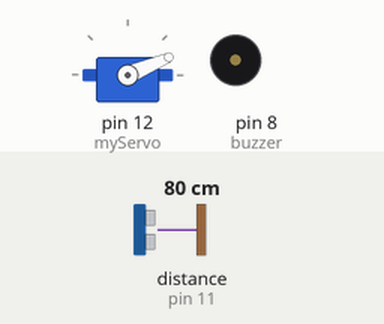
The sketch below on a simulated Arduino Uno, built with avr-gcc and run on an emulated ATmega328P. Shown: servo, buzzer (waves = sounding, pin HIGH). Wiring (inferred from the names in the program): ultrasonic range finder: trigger pin 10; echo pin 11. Inputs (shaded band) come from the test bench; at power-on: distance to the obstacle (sensor on pin 11) 80 cm. The echo pulse lasts 58.3 µs per cm; the RemoteXY app is connected; pins used as bus, display or sensor lines are not drawn; what the sketch prints to the serial monitor is not drawn.

Above: at 1.2 s.
1.3 s: distance to the obstacle (sensor on pin 11) set to 13 cm
4.3 s: distance to the obstacle (sensor on pin 11) set to 10 cm
At 4.61 s:
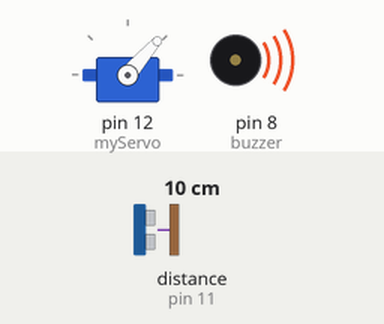
7.3 s: distance to the obstacle (sensor on pin 11) set to 18 cm
At 7.5 s:
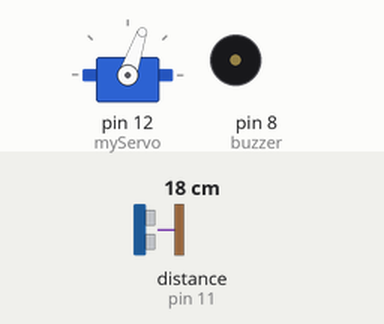
10.3 s: distance to the obstacle (sensor on pin 11) set to 2 cm
At 10.53 s:
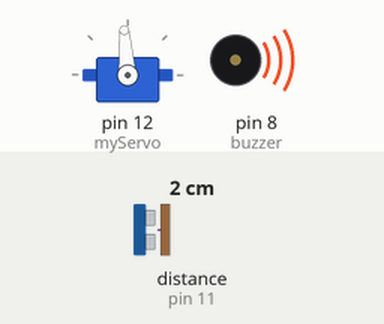
13.3 s: distance to the obstacle (sensor on pin 11) set to 35 cm
At 13.55 s:
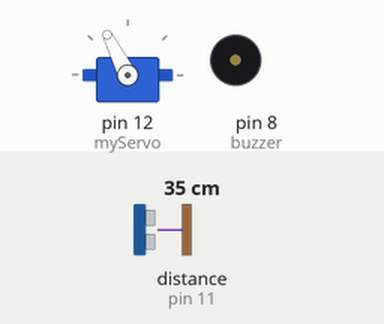
16.3 s: distance to the obstacle (sensor on pin 11) set to 250 cm
Timing chart, 0 to 20.3 s (numbered marks = the images above; inputs shaded):
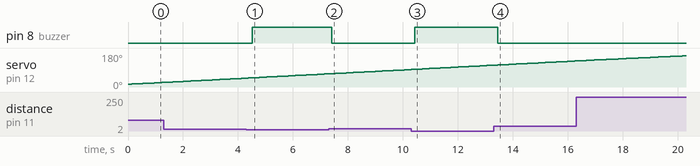

The sketch:

radar_arduino.ino
```cpp
#define REMOTEXY_MODE__ESP8266_HARDSERIAL_POINT

#include <RemoteXY.h>
#include <Servo.h>

#define REMOTEXY_SERIAL Serial
#define REMOTEXY_SERIAL_SPEED 115200
#define REMOTEXY_WIFI_SSID "RemoteXY"
#define REMOTEXY_WIFI_PASSWORD "12345678"
#define REMOTEXY_SERVER_PORT 6377

#pragma pack(push, 1)
uint8_t RemoteXY_CONF[] =
  { 255,0,0,11,0,28,0,8,177,0,
  67,4,36,29,20,5,2,26,11,129,
  0,8,29,18,6,17,68,105,115,116,
  97,110,99,101,0 };

struct {

  char text_1[11];  // string UTF8 end zero

  uint8_t connect_flag;  // =1 if wire connected, else =0

} RemoteXY;
#pragma pack(pop)

const int trigPin = 10;
const int echoPin = 11;
const int buzzer = 8;

long duration;
int distance;
Servo myServo;
void setup() {
  RemoteXY_Init ();
  Serial.begin(115200);
  pinMode(trigPin, OUTPUT);
  pinMode(echoPin, INPUT);
  pinMode(buzzer, OUTPUT);
  myServo.attach(12);
}
void loop() {
  RemoteXY_Handler ();
  for(int i=15;i<=165;i++){
  myServo.write(i);
  delay(30);
  distance = calculateDistance();

  int dist = digitalRead(10);
  delay(100);
  dtostrf(dist, 0, 1, RemoteXY.text_1); // result: distance

  if(distance <= 10){
    digitalWrite(buzzer, HIGH);
   }
   else{
    digitalWrite(buzzer, LOW);
   }

  Serial.print(i); // Sends the current degree into the Serial Port
  Serial.print(","); // Sends addition character right next to the previous value needed later in the Processing IDE for indexing
  Serial.print(distance); // Sends the distance value into the Serial Port
  Serial.print("."); // Sends addition character right next to the previous value needed later in the Processing IDE for indexing
  }

  for(int i=165;i>15;i--){
  myServo.write(i);
  delay(30);
  distance = calculateDistance();

  int dist = digitalRead(10);
  delay(100);
  dtostrf(dist, 0, 1, RemoteXY.text_1);

  if(distance <= 10){
    digitalWrite(buzzer, HIGH);
   }
   else{
    digitalWrite(buzzer, LOW);
   }

  Serial.print(i);
  Serial.print(",");
  Serial.print(distance);
  Serial.print(".");
  }
}

int calculateDistance(){

  digitalWrite(trigPin, LOW);
  delayMicroseconds(2);
  // Sets the trigPin on HIGH state for 10 micro seconds
  digitalWrite(trigPin, HIGH);
  delayMicroseconds(10);
  digitalWrite(trigPin, LOW);
  duration = pulseIn(echoPin, HIGH); // Reads the echoPin, returns the sound wave travel time in microseconds
  distance= duration*0.034/2;
  return distance;
}
```

Measured:
- the behaviour switches between 12 and 11 cm on distance to the obstacle (sensor on pin 11) (found by bisection; images 0 and 1)
- after the input at 4.3 s, pin 8 (buzzer): LOW → HIGH after 0.21 s
- after the input at 7.3 s, pin 8 (buzzer): HIGH → LOW after 0.11 s
- after the input at 10.3 s, pin 8 (buzzer): LOW → HIGH after 0.14 s
- after the input at 13.3 s, pin 8 (buzzer): HIGH → LOW after 0.15 s
